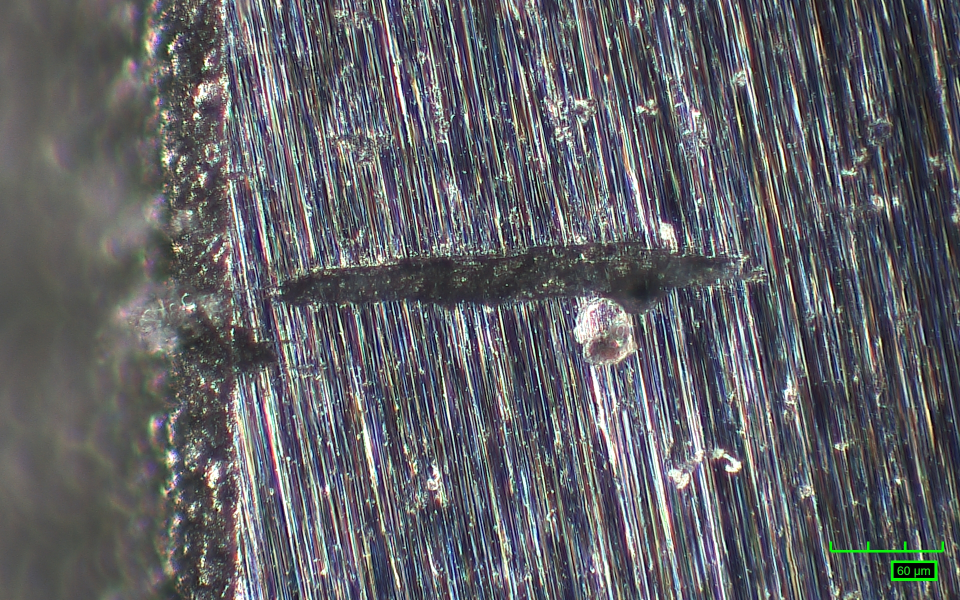
#> input picture backend/data/raw/CR3-1_1-side_pit_DF001.jpg, 1920 x 1200 px (shown at 1/2 size); its folder holds only this picture in this run
$ python diag_edge_rejection_audit.py
#> lines starting #> are read from the running program, lines starting #| are printed output that depends on the picture; after the words box and inside, x2 and y2 are one past the last pixel; in counts of white or black regions, pixels touching at a corner belong together
### backend/pipeline/stage1_scale_bar.py
"""
Stage 1: Scale Bar Detection

Detects the green scale bar in the bottom-right corner of each microscopy
image and returns the pixel-to-micron conversion factor.

The scale bar is a bright-green comb/ruler shape with a numeric µm label
(e.g. "150 µm") printed in the same green colour beside it.

Strategy
--------
1. Crop to the bottom-right 30 % × 20 % of the image where the bar lives.
2. HSV-threshold for the specific green used by the microscope software.
3. Use morphological closing with a wide horizontal kernel to merge the
   individual comb ticks into a single solid blob.
4. Pick the most horizontally elongated blob as the bar; measure its width
   in pixels.
5. Read the µm label via pytesseract OCR (with preprocessing), falling back
   to a manual override if OCR is unavailable.
6. Return scale_um_per_px = um_value / bar_px_width.

Dependencies
------------
- opencv-python, numpy  (always required)
- pytesseract + tesseract system binary  (required for OCR)
  Install: pip install pytesseract
           brew install tesseract   # macOS
"""

import re

import cv2
import numpy as np


# ---------------------------------------------------------------------------
# Tuneable constants
# ---------------------------------------------------------------------------

# Fraction of image dimensions that define the bottom-right search region.
# Bottom 15 % × right 32 % — keeps specimen illumination (even bright-green
# darkfield) outside the search window regardless of image type.
ROI_Y_FRACTION = 0.85   # start looking from 85 % down the image
ROI_X_FRACTION = 0.68   # start looking from 68 % across the image

# HSV bounds for the microscope scale-bar green.
# The bar is a vivid lime-green; we keep saturation and value floors high to
# avoid matching the golden specimen surface.
HSV_LOWER_GREEN = np.array([35,  80,  80], dtype=np.uint8)
HSV_UPPER_GREEN = np.array([90, 255, 255], dtype=np.uint8)

# Minimum contour area (px²) — filters single-pixel noise.
MIN_BLOB_AREA = 15

# Horizontal closing kernel width: wide enough to bridge the gaps between
# comb ticks (which can be ~5–15 px apart) without merging text blobs.
H_CLOSE_KERNEL_W = 20
H_CLOSE_KERNEL_H = 3

# Factor by which the ROI is upscaled before OCR (larger = better accuracy).
OCR_UPSCALE = 4


# ---------------------------------------------------------------------------
# Public exceptions
# ---------------------------------------------------------------------------

class ScaleBarNotFoundError(RuntimeError):
    """Raised when no green scale-bar blob can be located in the image."""


# ---------------------------------------------------------------------------
# Internal helpers
# ---------------------------------------------------------------------------

def _load_image(image_input):
    """Return a BGR uint8 ndarray from a file path or an existing array."""
    if isinstance(image_input, str):
        image = cv2.imread(image_input)
        if image is None:
            raise FileNotFoundError(f"Cannot load image: {image_input}")
        return image
    return image_input.copy()


def _isolate_green(bgr_roi):
    """Return a binary mask of green pixels in a BGR region."""
    hsv = cv2.cvtColor(bgr_roi, cv2.COLOR_BGR2HSV)
    raw_mask = cv2.inRange(hsv, HSV_LOWER_GREEN, HSV_UPPER_GREEN)

    # Horizontal closing to merge comb ticks into one solid bar blob.
    h_kernel = cv2.getStructuringElement(
        cv2.MORPH_RECT, (H_CLOSE_KERNEL_W, H_CLOSE_KERNEL_H)
    )
    merged_mask = cv2.morphologyEx(raw_mask, cv2.MORPH_CLOSE, h_kernel)
    return merged_mask, raw_mask


def _find_bar_contour(merged_mask, verbose=False):
    """
    Return the contour that best represents the horizontal scale bar.

    Selection criterion: largest width-to-height ratio among blobs with
    area >= MIN_BLOB_AREA.  The bar is wide and short; text characters are
    taller relative to their width.

    When verbose=True, prints every candidate blob with its bbox, area, and
    aspect ratio so callers can diagnose false-positive selections.
    """
    contours, _ = cv2.findContours(
        merged_mask, cv2.RETR_EXTERNAL, cv2.CHAIN_APPROX_SIMPLE
    )
    if not contours:
        return None

    best_contour = None
    best_ratio = -1.0
    candidates = []
    for contour in contours:
        area = cv2.contourArea(contour)
        if area < MIN_BLOB_AREA:
            continue
        bx, by, bw, bh = cv2.boundingRect(contour)
        ratio = bw / max(bh, 1)
        candidates.append((ratio, area, bx, by, bw, bh, contour))
        if ratio > best_ratio:
            best_ratio = ratio
            best_contour = contour

    if verbose:
        print(f"  [Stage 1 debug] blobs found    : {len(candidates)}")
        for i, (ratio, area, bx, by, bw, bh, _) in enumerate(
            sorted(candidates, key=lambda c: -c[0])
        ):
            marker = " ← SELECTED" if (best_contour is not None
                                        and ratio == best_ratio) else ""
            print(f"    blob #{i+1}: bbox=({bx},{by},{bw},{bh})"
                  f"  area={area:.0f}  ratio={ratio:.1f}{marker}")

    return best_contour


# [69 lines left out: function _read_um_value_ocr, not called in this run]


# ---------------------------------------------------------------------------
# Public API
# ---------------------------------------------------------------------------

def detect_scale_bar(image_input, um_value_override=None, verbose=False):
    """
    Detect the green scale bar and compute the scale factor.

    Parameters
    ----------
    image_input : str or numpy.ndarray
        Path to the image file or a BGR numpy array.
    um_value_override : float or None
        If pytesseract is not installed, pass the known µm value here
        (e.g. ``um_value_override=150.0``).
    verbose : bool
        When True, print bar width, OCR value, scale factor, and bounding
        box coordinates to stdout for debugging.

    Returns
    -------
    scale_um_per_px : float
        Micrometers per pixel derived from the scale bar.
    um_value : float
        The µm label read from the scale bar (via OCR or override).
        Divide scale_um_per_px into this to recover the bar pixel width.
    debug_vis : numpy.ndarray
        BGR image with the detected bar highlighted in red, the measured
        pixel width, and the computed scale factor.

    Raises
    ------
    RuntimeError
        If the scale bar cannot be found or the µm value cannot be read.
    """
    image = _load_image(image_input)
    img_h, img_w = image.shape[:2]

    # --- 1. Crop to bottom-right search region ----------------------------
    roi_y0 = int(img_h * ROI_Y_FRACTION)
    roi_x0 = int(img_w * ROI_X_FRACTION)
    roi_bgr = image[roi_y0:, roi_x0:]

    if roi_bgr.size == 0:
        raise RuntimeError("ROI crop produced an empty array — check image dimensions.")

    # --- 2. Green masking and blob detection -------------------------------
    merged_mask, raw_mask = _isolate_green(roi_bgr)

    if verbose:
        green_px = int(np.count_nonzero(raw_mask))
        print(f"  [Stage 1 debug] green pixels   : {green_px} in search ROI")

    bar_contour = _find_bar_contour(merged_mask, verbose=verbose)
    if bar_contour is None:
        raise ScaleBarNotFoundError(
            "No green blobs found in the bottom-right region. "
            "Check HSV_LOWER_GREEN / HSV_UPPER_GREEN constants."
        )

    bar_x, bar_y, bar_w, bar_h = cv2.boundingRect(bar_contour)

    # bar_w is the pixel span of the scale bar — this is our denominator.
    bar_px_width = bar_w

    # --- 3. Read µm value -------------------------------------------------
    um_value = um_value_override
    if um_value is None:
        um_value = _read_um_value_ocr(roi_bgr)

    if um_value is None:
        raise RuntimeError(
            "Could not read the µm value from the scale bar label.\n"
            "Options:\n"
            "  1. Install pytesseract:  pip install pytesseract\n"
            "                           brew install tesseract\n"
            "  2. Pass the value directly: detect_scale_bar(img, um_value_override=150.0)"
        )

    # --- 4. Compute scale factor ------------------------------------------
    scale_um_per_px = um_value / bar_px_width

    # Absolute coordinates of the bar in the full image.
    abs_x0 = roi_x0 + bar_x
    abs_y0 = roi_y0 + bar_y
    abs_x1 = abs_x0 + bar_w
    abs_y1 = abs_y0 + bar_h

    if verbose:
        source = "input image" if isinstance(image_input, str) else "numpy array"
        print(f"  [Stage 1 debug] input          : {source}")
        print(f"  [Stage 1 debug] image size     : {img_w} x {img_h} px")
        print(f"  [Stage 1 debug] search region  : x=[{roi_x0}:{img_w}]  y=[{roi_y0}:{img_h}]")
        print(f"  [Stage 1 debug] bar bbox (full): x0={abs_x0}  y0={abs_y0}  x1={abs_x1}  y1={abs_y1}")
        print(f"  [Stage 1 debug] bar width      : {bar_px_width} px")
        print(f"  [Stage 1 debug] bar height     : {bar_h} px")
        print(f"  [Stage 1 debug] OCR µm value   : {um_value:.0f} µm  "
              f"({'override' if um_value_override is not None else 'OCR'})")
        print(f"  [Stage 1 debug] scale factor   : {um_value:.0f} / {bar_px_width} = "
              f"{scale_um_per_px:.4f} µm/px")

    # --- 5. Debug visualisation -------------------------------------------
    debug_vis = image.copy()

    # Red rectangle around the detected bar.
    cv2.rectangle(debug_vis, (abs_x0, abs_y0), (abs_x1, abs_y1),
                  (0, 0, 255), 2)

    # Horizontal double-headed arrow showing measured pixel span.
    arrow_y = abs_y1 + 8
    cv2.arrowedLine(debug_vis, (abs_x0, arrow_y), (abs_x1, arrow_y),
                    (0, 0, 255), 1, tipLength=0.1)
    cv2.arrowedLine(debug_vis, (abs_x1, arrow_y), (abs_x0, arrow_y),
                    (0, 0, 255), 1, tipLength=0.1)

    # Annotation text.
    label = f"{um_value:.0f}um / {bar_px_width}px = {scale_um_per_px:.4f}um/px"
    text_x = max(abs_x0 - 10, 5)
    text_y = max(abs_y0 - 8, 15)
    cv2.putText(debug_vis, label, (text_x, text_y),
                cv2.FONT_HERSHEY_SIMPLEX, 0.45, (0, 0, 255), 1, cv2.LINE_AA)

    # Also outline the full bottom-right search region in yellow.
    cv2.rectangle(debug_vis, (roi_x0, roi_y0), (img_w - 1, img_h - 1),
                  (0, 220, 220), 1)

    return scale_um_per_px, float(um_value), debug_vis

### backend/tests/diag_edge_rejection_audit.py
"""
Diagnostic: Edge-zone rejection audit
======================================
Runs Stages 1–3 on every in-scope image and produces a per-image breakdown
of rejected candidates split by origin (edge vs. other), along with confirmed
macro/micro counts and a per-rule breakdown for edge rejections.

Definition of "rejected_edge":
    Candidates that Stage 2 classified as edge_pits AND that were NOT
    reclassified to surface by Stage 3's _maybe_reclassify_edge, AND that
    were ultimately rejected by one of the R1–R8 rules.
    These are candidates that the edge-zone test marked as peripheral
    and that Stage 3 then discarded — the core symptom of Challenge 1.

Definition of "rejected_other":
    All other rejected candidates: Stage 2 surface_pits that failed a rule,
    plus any Stage 2 edge_pits that were reclassified to surface by Stage 3
    but then failed a rule.

Output
------
    outputs/csv/edge_rejection_audit.csv
    Console: sorted table of all images + top-10 by rejected_edge
             + dataset-level rule summary

Usage
-----
    python tests/diag_edge_rejection_audit.py
"""

import csv
import glob
import os
import json as _json_mod
import re
import sys

sys.path.insert(0, os.path.join(os.path.dirname(__file__), ".."))

from backend.pipeline.stage1_scale_bar     import detect_scale_bar, ScaleBarNotFoundError
from backend.pipeline.stage2_roi           import extract_roi, extract_roi_contrast_sweep, HULL_BOUNDARY_DILATION_PX
from backend.pipeline.stage3_pit_detection import detect_pits
from backend.pipeline.config               import (
    MANUAL_SCALE_OVERRIDES,
    NO_SCALE_BAR_IMAGES,
    EXCLUDED_SPECIMENS,
    CONTRAST_SWEEP_ENABLED,
    EDGE_BUFFER_UM,
)

ROOT    = os.path.join(os.path.dirname(__file__), "..")
RAW_DIR = os.path.join(ROOT, "data", "raw")

_OVERRIDES_PATH = os.path.join(ROOT, "data", "image_overrides.json")
try:
    with open(_OVERRIDES_PATH) as _f:
        IMAGE_OVERRIDES: dict = {
            k: v for k, v in _json_mod.load(_f).items()
            if not k.startswith("_")
        }
except FileNotFoundError:
    IMAGE_OVERRIDES = {}
OUT_CSV = os.path.join(ROOT, "outputs", "csv", "edge_rejection_audit.csv")

EDGE_RULES = ["R1", "R2", "R3", "R4", "R5", "R6", "R7", "R8"]

CSV_FIELDS = [
    "image",
    "total_candidates",
    "rejected_edge",
    "rejected_other",
    "confirmed_macro",
    "confirmed_micro",
    "scale_um_per_px",
    "rej_edge_max_area_um2",
] + [f"rej_edge_{r}" for r in EDGE_RULES] + [
    "rej_surf_max_area_um2",
    "rej_surf_max_circ",
] + [f"rej_surf_{r}" for r in EDGE_RULES] + ["note"]


def _audit_one(image_path):
    """Run Stages 1–3 on one image and return an audit row dict."""
    filename = os.path.basename(image_path)
    stem     = os.path.splitext(filename)[0]

    row = {
        "image":                 filename,
        "total_candidates":      0,
        "rejected_edge":         0,
        "rejected_other":        0,
        "confirmed_macro":       0,
        "confirmed_micro":       0,
        "scale_um_per_px":       "",
        "rej_edge_max_area_um2": 0.0,
        "rej_surf_max_area_um2": 0.0,
        "rej_surf_max_circ":     0.0,
        "note":                  "",
    }
    for r in EDGE_RULES:
        row[f"rej_edge_{r}"] = 0
        row[f"rej_surf_{r}"] = 0

    # --- Stage 1 ---
    um_override = MANUAL_SCALE_OVERRIDES.get(stem)
    try:
        scale, _, _ = detect_scale_bar(image_path, um_value_override=um_override)
    except ScaleBarNotFoundError as exc:
        row["note"] = f"no_scale_bar: {exc}"
        return row

    row["scale_um_per_px"] = round(scale, 4)

    # Per-image edge buffer
    _img_overrides = IMAGE_OVERRIDES.get(stem, {})
    _buf_um        = _img_overrides.get("edge_buffer_um") or EDGE_BUFFER_UM
    edge_buffer_px = (
        max(1, round(_buf_um / scale)) if _buf_um is not None
        else HULL_BOUNDARY_DILATION_PX
    )

    # --- Stage 2 ---
    try:
        if CONTRAST_SWEEP_ENABLED:
            specimen_mask, _, roi_dims, _ = extract_roi_contrast_sweep(
                image_path, scale_um_per_px=scale, edge_buffer_px=edge_buffer_px
            )
        else:
            specimen_mask, _, roi_dims, _ = extract_roi(
                image_path, scale, edge_buffer_px=edge_buffer_px
            )
    except Exception as exc:
        row["note"] = f"stage2_error: {exc}"
        return row

    row["total_candidates"] = (
        len(roi_dims["edge_pits"]) + len(roi_dims["surface_pits"])
    )

    # --- Stage 3 ---
    try:
        confirmed, rejected, _, _ = detect_pits(
            image_path, scale, specimen_mask, roi_dims, edge_buffer_px=edge_buffer_px
        )
    except Exception as exc:
        row["note"] = f"stage3_error: {exc}"
        return row

    # Confirmed counts
    row["confirmed_macro"] = sum(
        1 for p in confirmed if p.get("pit_tier") == "macro"
    )
    row["confirmed_micro"] = sum(
        1 for p in confirmed if p.get("pit_tier") == "micro"
    )

    # Rejected breakdown:
    #   rejected_edge  → pit_type == "edge" (stayed edge after reclassification)
    #   rejected_other → everything else (surface, or reclassified-from-edge)
    edge_buckets = {}   # rule_tag → list of area_um2 values for edge pits
    surf_buckets = {}   # rule_tag → list of (area_um2, circularity) for surface pits
    for r in rejected:
        reasons  = r.get("rejection_reasons", ["?"])
        rule_tag = reasons[0].split(":")[0].strip()
        area     = r.get("area_um2", 0.0)
        circ     = r.get("circularity", 0.0)
        if r.get("pit_type") == "edge":
            row["rejected_edge"] += 1
            edge_buckets.setdefault(rule_tag, []).append(area)
        else:
            row["rejected_other"] += 1
            surf_buckets.setdefault(rule_tag, []).append((area, circ))

    for rule in EDGE_RULES:
        row[f"rej_edge_{rule}"] = len(edge_buckets.get(rule, []))
        row[f"rej_surf_{rule}"] = len(surf_buckets.get(rule, []))

    edge_areas = [a for areas in edge_buckets.values() for a in areas]
    row["rej_edge_max_area_um2"] = round(max(edge_areas, default=0.0), 1)

    surf_pairs = [(a, c) for pairs in surf_buckets.values() for a, c in pairs]
    if surf_pairs:
        max_surf_area, max_surf_circ = max(surf_pairs, key=lambda x: x[0])
        row["rej_surf_max_area_um2"] = round(max_surf_area, 1)
        row["rej_surf_max_circ"]     = round(max_surf_circ, 4)

    return row


def _rule_summary_str(row, prefix="rej_edge"):
    """Return a compact rule-breakdown string, e.g. 'R3×4 R5×2'."""
    parts = []
    for r in EDGE_RULES:
        count = row.get(f"{prefix}_{r}", 0)
        if count:
            parts.append(f"{r}×{count}")
    return " ".join(parts) if parts else "—"


# [16 lines left out: function _blank_skipped_row, not called in this run]


def main():
    image_paths = sorted(
        glob.glob(os.path.join(RAW_DIR, "*.jpg")) +
        glob.glob(os.path.join(RAW_DIR, "*.jpeg"))
    )
    if not image_paths:
        print(f"No JPEG images found in {RAW_DIR}")
        sys.exit(1)

    print(f"\nEdge rejection audit — {len(image_paths)} images found\n")

    audit_rows = []

    for idx, image_path in enumerate(image_paths, 1):
        filename       = os.path.basename(image_path)
        stem           = os.path.splitext(filename)[0]
        specimen_match = re.search(r"CR3-\d+", filename, re.IGNORECASE)
        specimen_id    = specimen_match.group(0).upper() if specimen_match else ""

        if specimen_id in EXCLUDED_SPECIMENS:
            print(f"  [{idx:2d}/{len(image_paths)}] {filename}  SKIPPED (excluded specimen)")
            audit_rows.append(_blank_skipped_row(filename, "excluded_specimen"))
            continue

        if stem in NO_SCALE_BAR_IMAGES:
            print(f"  [{idx:2d}/{len(image_paths)}] {filename}  SKIPPED (no scale bar)")
            audit_rows.append(_blank_skipped_row(filename, "no_scale_bar"))
            continue

        print(f"  [{idx:2d}/{len(image_paths)}] {filename} … ", end="", flush=True)
        row = _audit_one(image_path)
#> in _load_image, image is the input picture: shape (1200, 1920, 3); mean B, G, R 102.5, 97.1, 96.6
#> in detect_scale_bar, `roi_bgr = image[roi_y0:, roi_x0:]`:
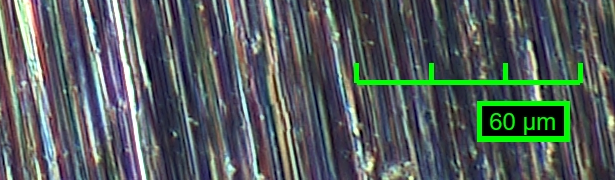
#> roi_bgr: shape (180, 615, 3); mean B, G, R 94.2, 93.7, 85.3
#> in _isolate_green, `raw_mask = cv2.inRange(hsv, HSV_LOWER_GREEN, HSV_UPPER_GREEN)`:
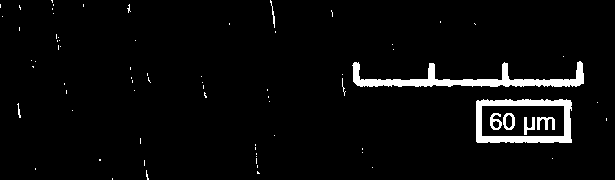
#> raw_mask: shape (180, 615); 4% white; 74 white regions (65 under 20 px), largest, box (x1, y1, x2, y2) and area: (352, 61, 584, 87) 2016, (476, 99, 572, 143) 1614, (537, 117, 555, 130) 134
#> (the rest of the program and of its run is left out)
